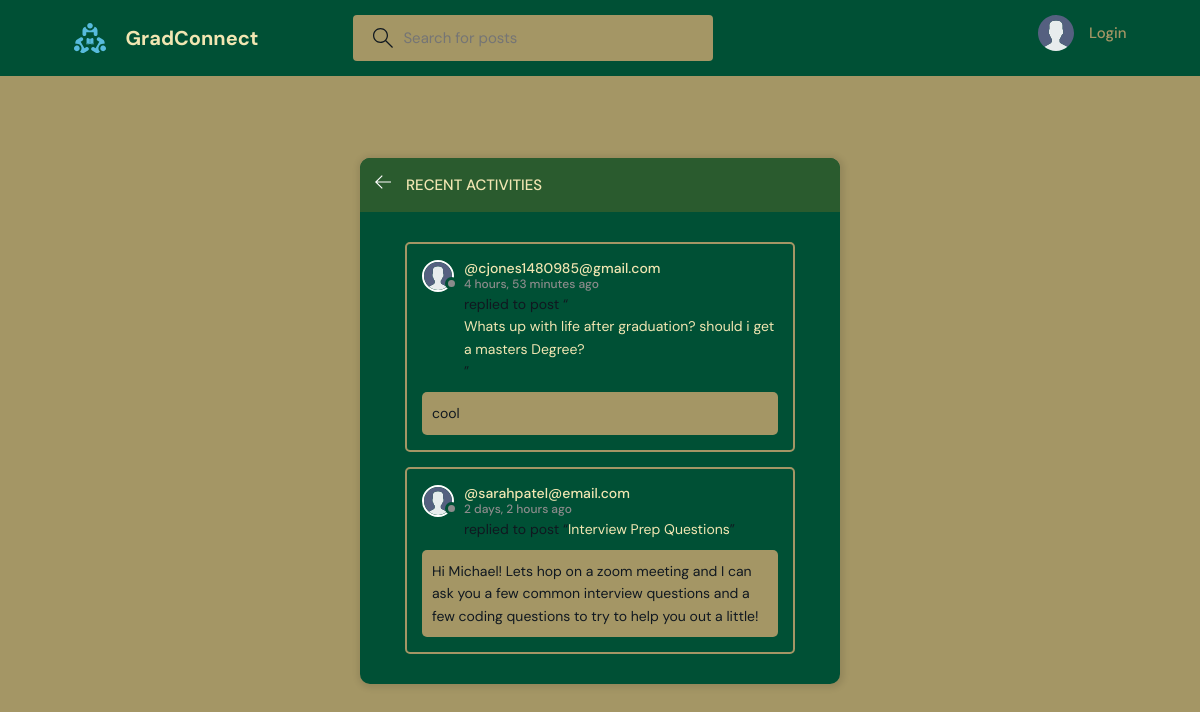
The page /activity/ on the database its author committed.
### base/models.py (models this page shows, shortened)
class Message(models.Model):
    user = models.ForeignKey(User, on_delete=models.CASCADE)
    room = models.ForeignKey(Room, on_delete=models.CASCADE)
    body = models.TextField()
    updated = models.DateTimeField(auto_now=True)
    created = models.DateTimeField(auto_now_add=True)
    class Meta:
        ordering = ['-updated', '-created']

class User(AbstractUser):
    name = models.CharField(max_length=200, null=True)
    email = models.EmailField(unique=True, null=True)
    bio = models.TextField(null=True)
    avatar = models.ImageField(null=True, default="avatar.svg")
    USERNAME_FIELD = 'email'
    REQUIRED_FIELDS = ['username']

class Room(models.Model):
    host = models.ForeignKey(User, on_delete=models.SET_NULL, null=True)
    topic = models.ForeignKey(Topic, on_delete=models.SET_NULL, null=True)
    name = models.CharField(max_length=200)
    description = models.TextField(null=True, blank=True)
    participants = models.ManyToManyField(
        User, related_name='participants', blank=True)
    updated = models.DateTimeField(auto_now=True)
    created = models.DateTimeField(auto_now_add=True)
    class Meta:
        ordering = ['-updated', '-created']
    def __str__(self):
        return self.name

### base/views.py (the view)
# urls.py: path('activity/', views.activityPage, name="activity"),
def activityPage(request):
    room_messages = Message.objects.all()
    return render(request, 'base/activity.html', {'room_messages': room_messages})

### base/templates/base/activity.html (shortened to what this page needs)
{% extends 'main.html' %}
{% block content %}
<main class="layout">
  <div class="container">
    <div class="layout__box">
      <div class="layout__boxHeader">
        <div class="layout__boxTitle">
          <a href="{% url 'home' %}">
            <svg version="1.1" xmlns="http://www.w3.org/2000/svg" width="32" height="32" viewBox="0 0 32 32">
              <title>arrow-left</title>
              <path
                d="M13.723 2.286l-13.723 13.714 13.719 13.714 1.616-1.611-10.96-10.96h27.625v-2.286h-27.625l10.965-10.965-1.616-1.607z">
              </path>
              </path>
            </svg>
          </a>
          <h3>Recent Activities</h3>
        </div>
      </div>
      <div class="activities-page layout__body">
        {% for message in room_messages %}
        <div class="activities__box">
          <div class="activities__boxHeader roomListRoom__header">
            <a href="{% url 'user-profile' message.user.id %}" class="roomListRoom__author">
              <div class="avatar avatar--small">
                <img src="{{message.user.avatar.url}}" />
              </div>
              <p>
                @{{message.user}}
                <span>{{message.created|timesince}} ago</span>
              </p>
            </a>
          </div>
          <div class="activities__boxContent">
            <p>replied to post “<a href="{% url 'room' message.room.id %}">{{message.room}}</a>”</p>
            <div class="activities__boxRoomContent">
              {{message.body}}
            </div>
          </div>
        </div>
        {% endfor %}
      </div>
    </div>
  </div>
</main>
{% endblock content %}

### static/styles/style.css (style rules this page uses)
:root { --color-main: #FFFFFF; --color-main-light: #899064; --color-dark: #005035; --color-dark-medium: #A49665; --color-dark-light: #2a5b2e; --color-light: #F1E6B2; --color-gray: #8b8b8b; --color-light-gray: #101820; --color-bg: #A49665; --color-success: #5dd693; --color-error: #802F2D; }
* { font-family: "DM Sans", -apple-system, BlinkMacSystemFont, "Segoe UI", Roboto, Oxygen, Ubuntu, Cantarell, "Open Sans", "Helvetica Neue", sans-serif; margin: 0; padding: 0; box-sizing: border-box; text-rendering: optimizeLegibility; font-size: inherit; }
html { font-size: 56.25%; }
@media only screen and (min-width: 1200px) { html { font-size: 62.5%; } }
body { line-height: 1.6; font-weight: 400; font-size: 1.5rem; color: var(--color-light-gray); background-color: var(--color-bg); min-height: 100vh; }
img { width: 100%; }
a { display: inline-block; color: var(--color-main); text-decoration: none; }
.container { max-width: 120rem; width: 90%; margin: auto; }
.avatar { position: relative; display: inline-block; border-radius: 50%; border: 2px solid var(--color-main); }
.avatar img { display: block; border-radius: 50%; object-fit: cover; object-position: center; }
.avatar::after { content: ""; display: block; position: absolute; background-color: var(--color-gray); z-index: 111; border-radius: 50%; border: 0.3rem solid var(--color-dark); }
.avatar.avatar--small img { width: 2.8rem; height: 2.8rem; }
.avatar.avatar--small:after { width: 0.7rem; height: 0.7rem; bottom: 0px; right: -6px; }
.layout { margin-top: 2.4rem; }
.layout > .container { display: flex; justify-content: space-between; align-items: flex-start; }
.layout__box { width: 90%; max-width: 48rem; min-height: 40rem; position: absolute; top: 50%; left: 50%; transform: translate(-50%, -46%); background-color: var(--color-dark); border-radius: 1rem; box-shadow: 1px 1px 6px 3px rgba(0, 0, 0, 0.1); overflow: hidden; }
.layout__boxHeader { display: flex; padding: 1.5rem; background-color: var(--color-dark-light); }
.layout__boxTitle { display: flex; gap: 1.5rem; align-items: center; }
.layout__boxTitle h3 { text-transform: uppercase; font-weight: 500; color: var(--color-light); }
.layout__boxTitle svg { width: 1.6rem; height: 1.6rem; fill: var(--color-main); }
.layout__body { margin: 3rem; }
.roomListRoom__header { display: flex; justify-content: space-between; align-items: center; }
.roomListRoom__author { font-weight: 500; display: flex; align-items: center; gap: 1rem; color: var(--color-light); }
.activities__box { margin: 1.5rem; padding: 1.5rem; border: 2px solid var(--color-dark-medium); border-radius: 5px; }
.activities__boxHeader p { font-size: 1.4rem; line-height: 1.3; }
.activities__boxHeader p span { color: var(--color-gray); font-size: 1.2rem; display: block; }
.activities__boxContent { margin-left: 4.2rem; }
.activities__boxContent { font-size: 1.4rem; }
.activities__boxContent a { color: var(--color-light); }
.activities__boxRoomContent { background: var(--color-bg); padding: 1rem; border-radius: 5px; margin-top: 1rem; margin-left: -4.2rem; }

### rows shown on the page
Message: user.avatar (placeholder picture), user "cjones1480985@gmail.com", created "4 hours, 53 minutes", room "Whats up with life after graduation? should i get a masters Degree?", body "cool"
Message: user.avatar (placeholder picture), user "sarahpatel@email.com", created "2 days, 2 hours", room "Interview Prep Questions", body "Hi Michael! Lets hop on a zoom meeting and I can ask you a few common interview questions and a few coding questions to try to help you out a little!"
